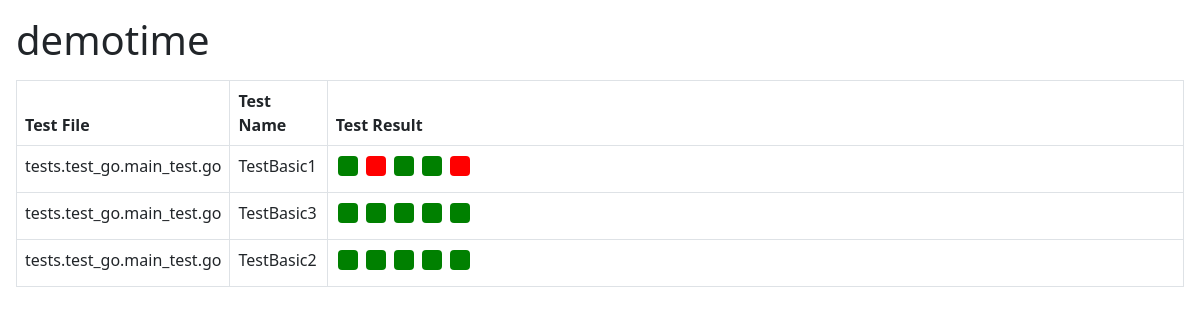
The page /demotime on the database its author committed.
### test_analytics/models.py (models this page shows, shortened)
class TestResults(Base):
    __tablename__ = 'TestResults'
    id = Column(Integer, primary_key=True)
    project = Column(String)
    test_run_id = Column(Float)
    test_name = Column(String)
    test_result = Column(String)
    test_file_name = Column(String)
    duration = Column(Float)
    reason = Column(String)
    __table_args__ = (
        UniqueConstraint('test_run_id', 'test_file_name', 'test_name', 'project', name='_per_run_uc'),
     )

### server.py (the view)
@app.route("/<project>")
def index(project):
    results = {}
    tests = session.query(TestResults).filter(TestResults.project == project).all()
    for t in tests:
        key = get_test_key(t)
        if not results.get(key):
            results[key] = {
                "test_file_name": t.test_file_name,
                "test_name": t.test_name,
                "trends": []
            }
        trend = {
            "duration": t.duration,
            "test_run_id": datetime.fromtimestamp(t.test_run_id),
            "test_result": t.test_result,
        }
        results[key]["trends"].append(trend)
    return render_template("index.html", project=project, results=results)

### test_analytics/utils.py (called while the page is built)
def get_test_key(test_results: TestResults):
    return f"{test_results.test_file_name}:{test_results.test_name}"

### templates/index.html (shortened to what this page needs)
<!DOCTYPE html>
<html lang="en">
  <head>
    <link
      href="https://cdn.jsdelivr.net/npm/bootstrap@5.0.2/dist/css/bootstrap.min.css"
      rel="stylesheet"
    />
  </head>
  <body class="m-3">
    <h1 class="mb-3">{{ project }}</h1>
    <table class="table table-bordered">
      <thead>
        <tr>
          <th class="col-sm-2" scope="col">Test File</th>
          <th class="col-sm-1" scope="col">Test Name</th>
          <th scope="col">Test Result</th>
        </tr>
      </thead>
      <tbody>
        {% for test_file in results.keys() %}
        <tr>
          <td>{{ results[test_file]["test_file_name"] }}</td>
          <td>{{ results[test_file]["test_name"] }}</td>
          <td>
            {% for trend in results[test_file]["trends"] %} {% if
            trend["test_result"] == 'success' %}
            <div
              class="pass"
              data-bs-toggle="tooltip"
              title='{{trend["test_run_id"]}} - {{ trend["duration"] }}s'
            ></div>
            {% elif trend["test_result"] == 'failure' %}
            <div
              class="fail"
              data-bs-toggle="tooltip"
              title='{{trend["test_run_id"]}} - {{ trend["duration"] }}s'
            ></div>
            {% endif %} {% endfor %}
          </td>
        </tr>
        {% endfor %}
      </tbody>
    </table>
  </body>
</html>

### templates/index.html (style rules this page uses)
.pass { height: 20px; width: 20px; background-color: green; margin: 2px; border-radius: 4px; display: inline-flex; }
.fail { height: 20px; width: 20px; background-color: red; margin: 2px; border-radius: 4px; display: inline-flex; }

### rows shown on the page
TestResults: test_file_name "tests.test_go.main_test.go", test_name "TestBasic1"
TestResults: test_file_name "tests.test_go.main_test.go", test_name "TestBasic3"
TestResults: test_file_name "tests.test_go.main_test.go", test_name "TestBasic2"

### other values the page prints
{{ project }} "demotime"
